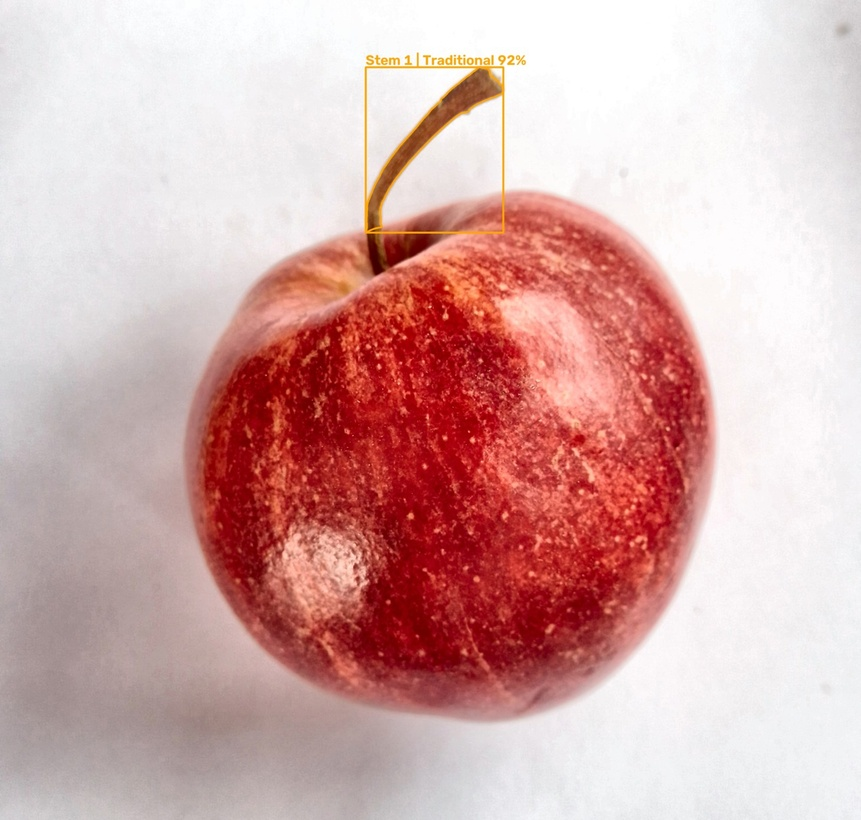
#> input picture stem/stem_dataset_raw/Apple (1).jpg, 861 x 820 px, shrunk from 1460 x 1390 before the run; its folder holds only this picture in this run
$ python -i preprocessing.py   (imports and definitions only)
#> lines starting #> are read from the running program, lines starting #| are printed output that depends on the picture
#> further down, picture is the input picture: shape (820, 861, 3); mean B, G, R 170, 172, 213
"""Preprocessing: noise removal + image enhancement.

Usage:
    denoised = denoise(image, method="median")
    enhanced = enhance(denoised, method="clahe")
"""

from __future__ import annotations

import cv2
import numpy as np

DENOISE_METHODS = ("median", "gaussian", "bilateral", "none")
ENHANCE_METHODS = ("clahe", "histogram_equalize", "contrast_stretch", "none")


def denoise(image: np.ndarray, method: str = "median") -> np.ndarray:
    """Remove noise from a BGR image.

    - "median": good at speckle noise, keeps edges reasonably sharp.
    - "gaussian": smoother overall blur, softens edges more.
    - "bilateral": slower, preserves edges better, leaves more noise in
      textured areas.
    - "none": passthrough, for baseline comparison.
    """
#> called with method = 'median'
    if method == "median":
        return cv2.medianBlur(image, 5)
    if method == "gaussian":
        return cv2.GaussianBlur(image, (5, 5), 0)
    if method == "bilateral":
        return cv2.bilateralFilter(image, d=9, sigmaColor=75, sigmaSpace=75)
    if method == "none":
        return image.copy()
    raise ValueError(f"Unknown denoise method: {method!r}. Choose from {DENOISE_METHODS}.")


def enhance(image: np.ndarray, method: str = "clahe") -> np.ndarray:
    """Enhance contrast/detail in a BGR image (operates on the LAB lightness channel).

    - "clahe": local adaptive contrast, avoids blowing out bright regions.
    - "histogram_equalize": global equalization, simpler but can over-brighten.
    - "contrast_stretch": linear min-max stretch, cheapest option.
    - "none": passthrough, for baseline comparison.
    """
#> called with method = 'clahe'
    if method == "none":
        return image.copy()
    if method not in ENHANCE_METHODS:
        raise ValueError(f"Unknown enhance method: {method!r}. Choose from {ENHANCE_METHODS}.")

    lab = cv2.cvtColor(image, cv2.COLOR_BGR2LAB)
#> lab: shape (820, 861, 3); mean of channels 0, 1, 2 191, 143.6, 138.4
    l, a, b = cv2.split(lab)
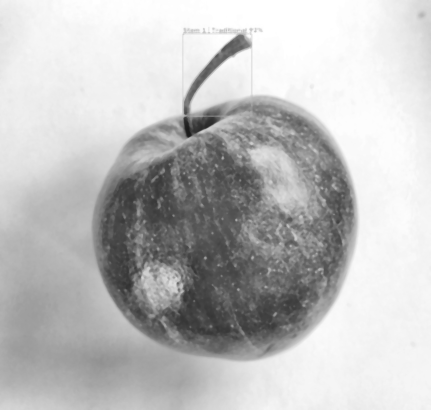
#> l: shape (820, 861) (shown at 1/2 size); min 25, max 255, mean 191
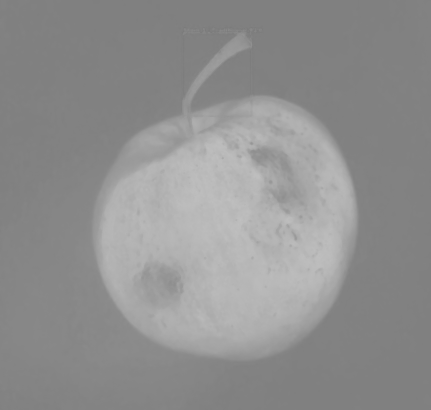
#> a: shape (820, 861) (shown at 1/2 size); min 119, max 193, mean 143.6
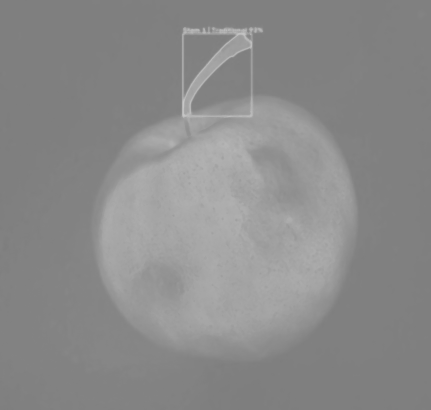
#> b: shape (820, 861) (shown at 1/2 size); min 125, max 201, mean 138.4

    if method == "clahe":
        l = cv2.createCLAHE(clipLimit=2.0, tileGridSize=(8, 8)).apply(l)
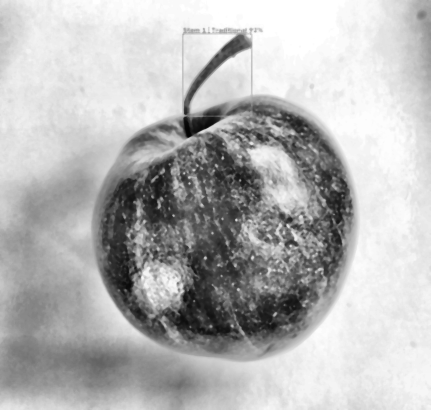
#> l: shape (820, 861) (shown at 1/2 size); min 2, max 255, mean 181.7
    elif method == "histogram_equalize":
        l = cv2.equalizeHist(l)
    elif method == "contrast_stretch":
        lo, hi = float(l.min()), float(l.max())
        if hi > lo:
            l = np.clip((l.astype(np.float32) - lo) * (255.0 / (hi - lo)), 0, 255).astype(np.uint8)

    return cv2.cvtColor(cv2.merge((l, a, b)), cv2.COLOR_LAB2BGR)
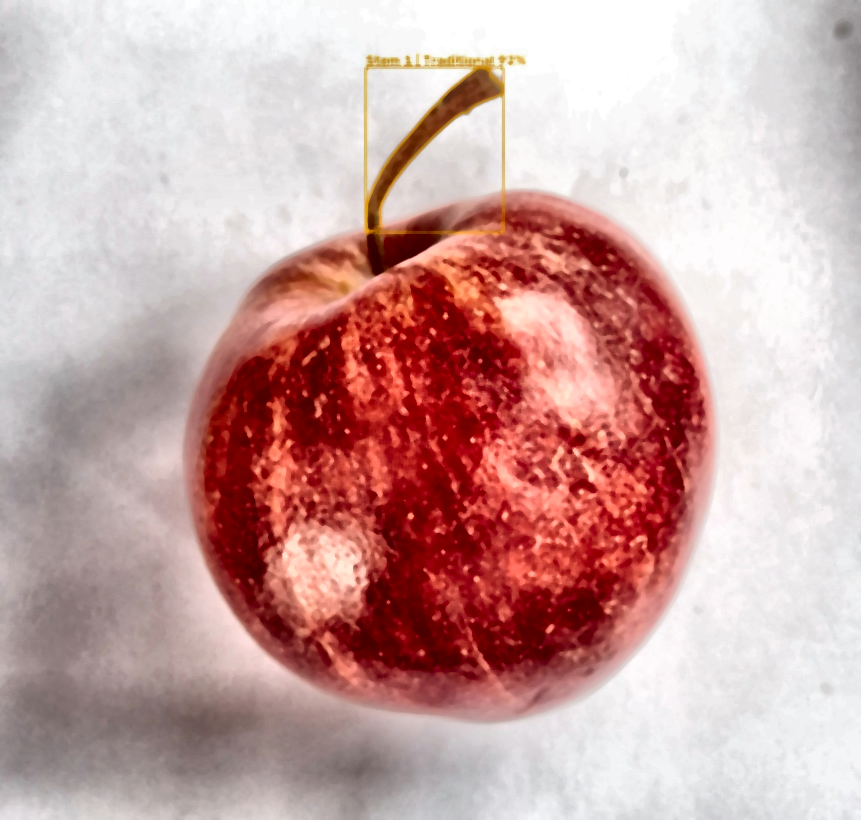
#> returned value: shape (820, 861, 3); mean B, G, R 161.3, 163.4, 202.3


def preprocess(image: np.ndarray, denoise_method: str = "median", enhance_method: str = "clahe") -> np.ndarray:
    """Convenience wrapper: denoise then enhance in one call."""
    return enhance(denoise(image, denoise_method), enhance_method)

>>> import cv2
>>> picture = cv2.imread('stem_dataset_raw/Apple (1).jpg')
>>> result = preprocess(picture)

$ run again, on stem/stem_dataset_raw/Apple (2).jpg
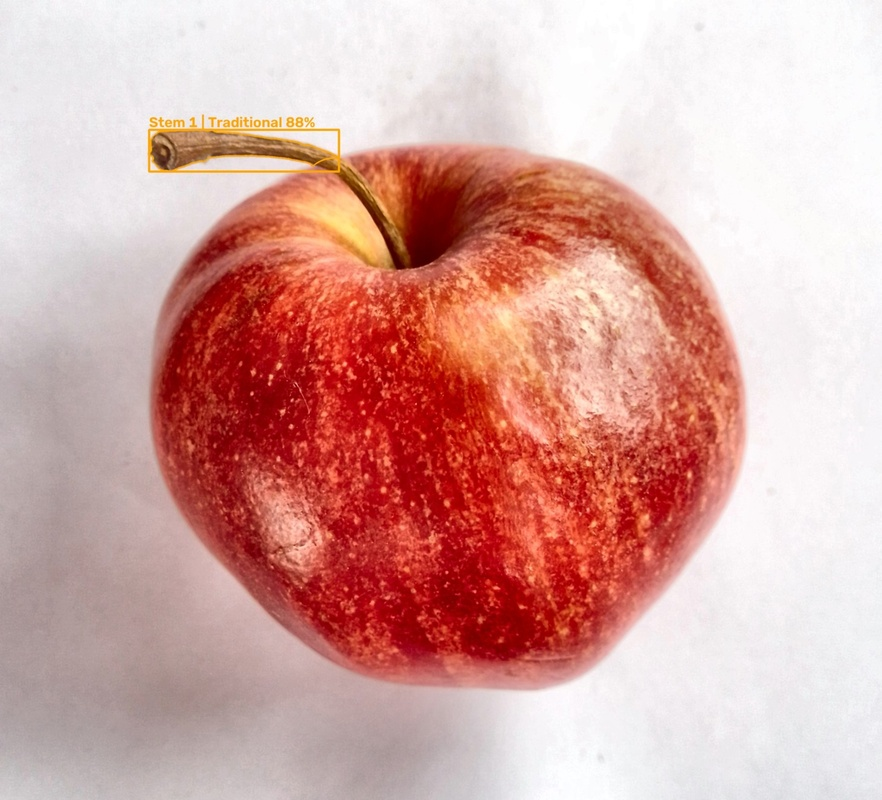
#> input picture stem/stem_dataset_raw/Apple (2).jpg, 882 x 800 px, shrunk from 1460 x 1325 before the run
#> picture is the input picture: shape (800, 882, 3); mean B, G, R 160.3, 166.2, 214.4
#> lab: shape (800, 882, 3); mean of channels 0, 1, 2 187.8, 145.9, 141.8
#> in enhance, `l, a, b = cv2.split(lab)`:
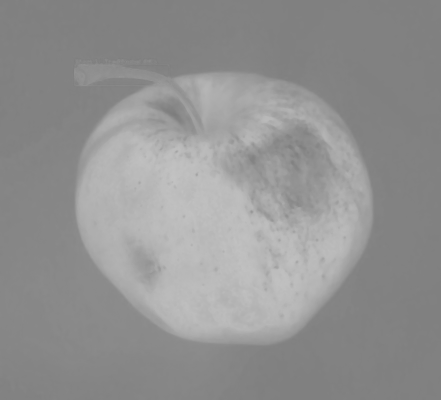
#> a: shape (800, 882) (shown at 1/2 size); min 121, max 195, mean 145.9
#> in enhance, `return cv2.cvtColor(cv2.merge((l, a, b)), cv2.COLOR_LAB2BGR)`:
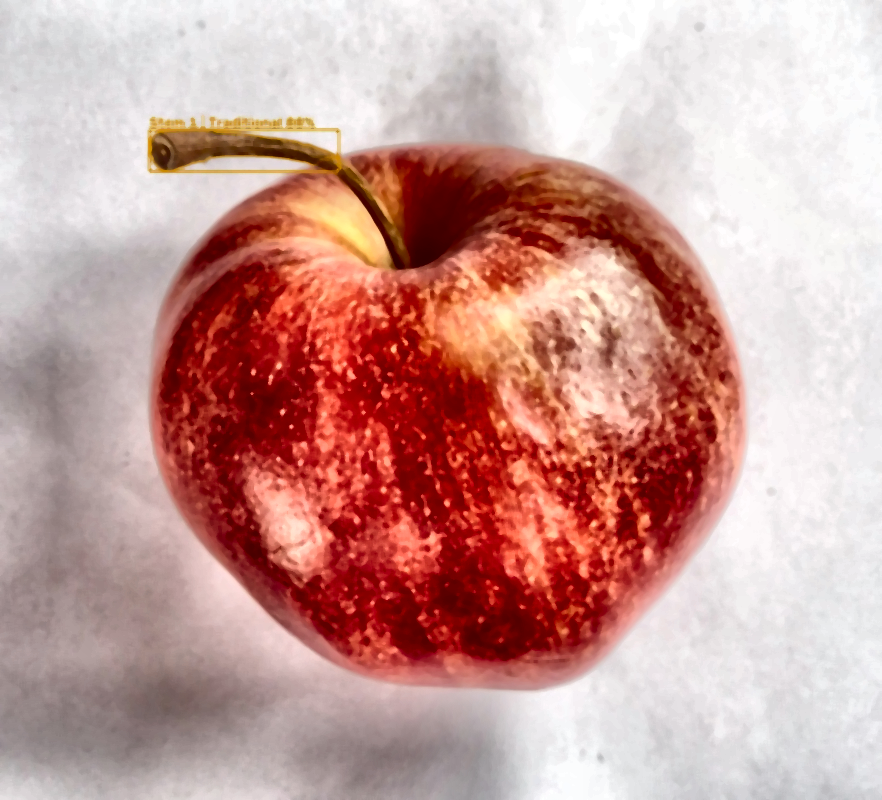
#> returned value: shape (800, 882, 3); mean B, G, R 150.4, 155.7, 200.9

$ run again, on stem/stem_dataset_raw/Apple (3).jpg
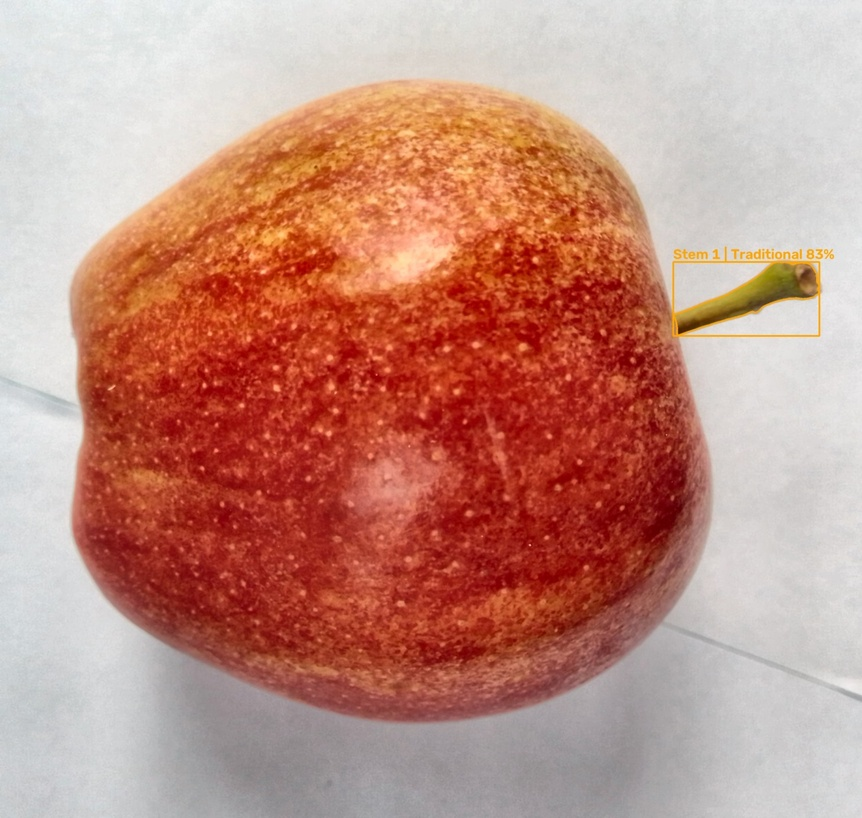
#> input picture stem/stem_dataset_raw/Apple (3).jpg, 862 x 818 px, shrunk from 1460 x 1385 before the run
#> picture is the input picture: shape (818, 862, 3); mean B, G, R 129.5, 143.2, 194.2
#> lab: shape (818, 862, 3); mean of channels 0, 1, 2 166.3, 147.2, 146.5
#> in enhance, `l, a, b = cv2.split(lab)`:
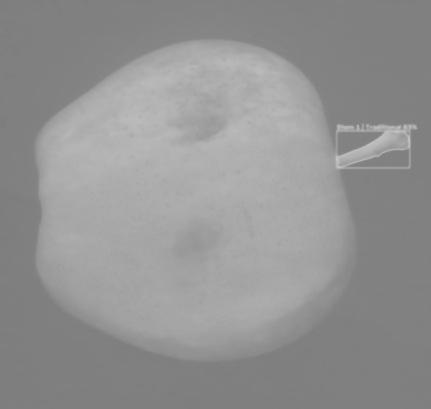
#> b: shape (818, 862) (shown at 1/2 size); min 125, max 196, mean 146.5
#> in enhance, `return cv2.cvtColor(cv2.merge((l, a, b)), cv2.COLOR_LAB2BGR)`:
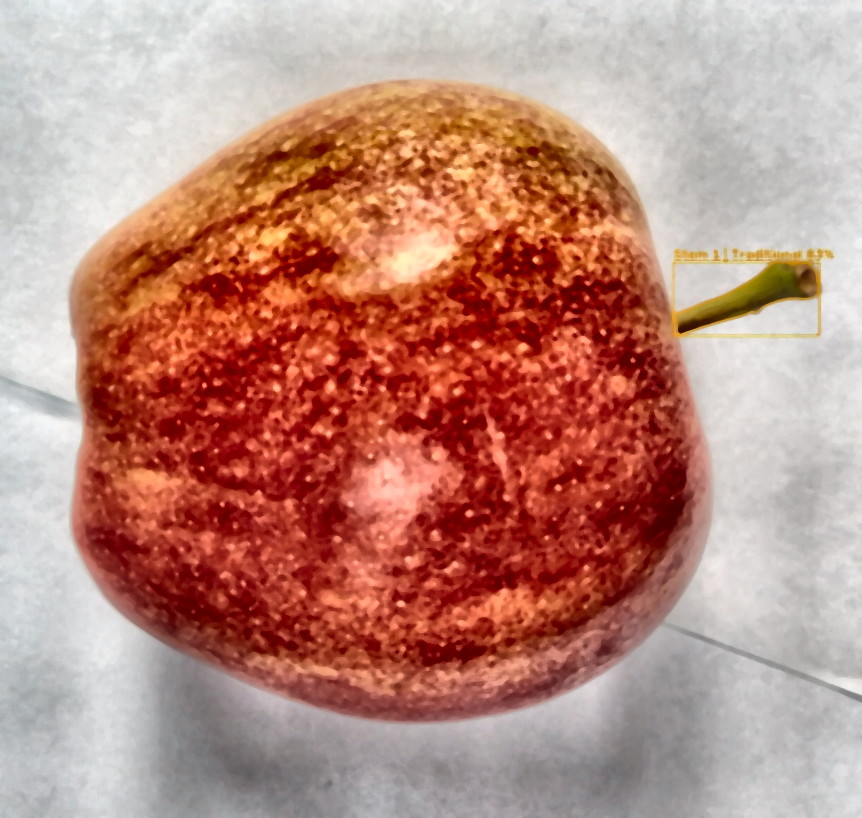
#> returned value: shape (818, 862, 3); mean B, G, R 124.5, 137.3, 187.4
